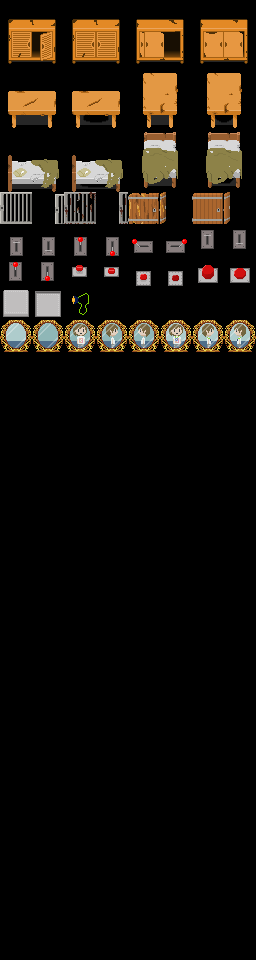

This game map was drawn from its Tiled (.tmx) file and the tilesets committed beside it. A one-line description and the full map source follow:
An orthogonal 8x30 tile map with 32x32 px tiles, 1 tile layer (Tile Layer 1).

<map version="1.2" tiledversion="1.2.3" orientation="orthogonal" renderorder="right-down" width="8" height="30" tilewidth="32" tileheight="32" infinite="0" nextlayerid="2" nextobjectid="1">
 <tileset firstgid="1" name="objects" tilewidth="32" tileheight="32" tilecount="240" columns="8">
  <image source="../../tilesheet/objects.png" width="256" height="960" />
 </tileset>
 <layer id="1" name="Tile Layer 1" width="8" height="30">
  <data encoding="csv">
1,2,3,4,5,6,7,8,
9,10,11,12,13,14,15,16,
17,18,19,20,21,22,23,24,
25,26,27,28,29,30,31,32,
33,34,35,36,37,38,39,40,
41,42,43,44,45,46,47,48,
49,50,51,52,53,54,55,56,
57,58,59,60,61,62,63,64,
65,66,67,68,69,70,71,72,
73,74,75,76,77,78,79,80,
81,82,83,84,85,86,87,88,
89,90,91,92,93,94,95,96,
97,98,99,100,101,102,103,104,
105,106,107,108,109,110,111,112,
113,114,115,116,117,118,119,120,
121,122,123,124,125,126,127,128,
129,130,131,132,133,134,135,136,
137,138,139,140,141,142,143,144,
145,146,147,148,149,150,151,152,
153,154,155,156,157,158,159,160,
161,162,163,164,165,166,167,168,
169,170,171,172,173,174,175,176,
0,0,0,0,0,0,0,0,
0,0,0,0,0,0,0,0,
0,0,0,0,0,0,0,0,
0,0,0,0,0,0,0,0,
0,0,0,0,0,0,0,0,
0,0,0,0,0,0,0,0,
0,0,0,0,0,0,0,0,
0,0,0,0,0,0,0,0
</data>
 </layer>
</map>
